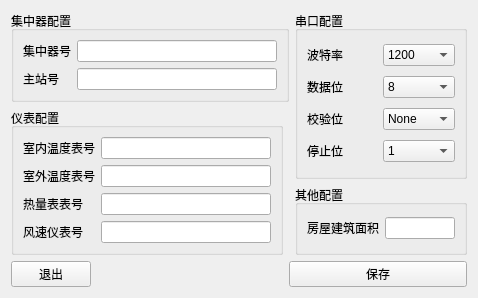
<?xml version="1.0" encoding="UTF-8"?>
<ui version="4.0">
 <class>sysconfigForm</class>
 <widget class="QWidget" name="sysconfigForm">
  <property name="geometry">
   <rect>
    <x>0</x>
    <y>0</y>
    <width>470</width>
    <height>265</height>
   </rect>
  </property>
  <property name="windowTitle">
   <string>Form</string>
  </property>
  <layout class="QGridLayout" name="gridLayout_5">
   <item row="0" column="0" colspan="3">
    <widget class="QGroupBox" name="groupBox">
     <property name="title">
      <string>集中器配置</string>
     </property>
     <layout class="QGridLayout" name="gridLayout">
      <item row="0" column="0">
       <widget class="QLabel" name="label">
        <property name="text">
         <string>集中器号</string>
        </property>
       </widget>
      </item>
      <item row="0" column="1">
       <widget class="QLineEdit" name="lineEdit_gatewayId">
        <property name="minimumSize">
         <size>
          <width>200</width>
          <height>0</height>
         </size>
        </property>
        <property name="maxLength">
         <number>12</number>
        </property>
       </widget>
      </item>
      <item row="1" column="0">
       <widget class="QLabel" name="label_2">
        <property name="text">
         <string>主站号</string>
        </property>
       </widget>
      </item>
      <item row="1" column="1">
       <widget class="QLineEdit" name="lineEdit_svrId">
        <property name="maxLength">
         <number>12</number>
        </property>
       </widget>
      </item>
     </layout>
    </widget>
   </item>
   <item row="0" column="3" rowspan="2">
    <widget class="QGroupBox" name="groupBox_3">
     <property name="title">
      <string>串口配置</string>
     </property>
     <layout class="QGridLayout" name="gridLayout_4">
      <item row="0" column="0">
       <widget class="QLabel" name="label_8">
        <property name="sizePolicy">
         <sizepolicy hsizetype="Preferred" vsizetype="Fixed">
          <horstretch>0</horstretch>
          <verstretch>0</verstretch>
         </sizepolicy>
        </property>
        <property name="text">
         <string>波特率</string>
        </property>
       </widget>
      </item>
      <item row="0" column="1">
       <widget class="QComboBox" name="baudRateComboBox">
        <property name="currentIndex">
         <number>0</number>
        </property>
        <item>
         <property name="text">
          <string>1200</string>
         </property>
        </item>
        <item>
         <property name="text">
          <string>2400</string>
         </property>
        </item>
        <item>
         <property name="text">
          <string>4800</string>
         </property>
        </item>
        <item>
         <property name="text">
          <string>9600</string>
         </property>
        </item>
        <item>
         <property name="text">
          <string>19200</string>
         </property>
        </item>
        <item>
         <property name="text">
          <string>38400</string>
         </property>
        </item>
        <item>
         <property name="text">
          <string>57600</string>
         </property>
        </item>
        <item>
         <property name="text">
          <string>115200</string>
         </property>
        </item>
       </widget>
      </item>
      <item row="1" column="0">
       <widget class="QLabel" name="label_9">
        <property name="sizePolicy">
         <sizepolicy hsizetype="Preferred" vsizetype="Fixed">
          <horstretch>0</horstretch>
          <verstretch>0</verstretch>
         </sizepolicy>
        </property>
        <property name="text">
         <string>数据位</string>
        </property>
       </widget>
      </item>
      <item row="1" column="1">
       <widget class="QComboBox" name="dataBitsComboBox">
        <property name="currentIndex">
         <number>3</number>
        </property>
        <item>
         <property name="text">
          <string>5</string>
         </property>
        </item>
        <item>
         <property name="text">
          <string>6</string>
         </property>
        </item>
        <item>
         <property name="text">
          <string>7</string>
         </property>
        </item>
        <item>
         <property name="text">
          <string>8</string>
         </property>
        </item>
       </widget>
      </item>
      <item row="2" column="0">
       <widget class="QLabel" name="label_10">
        <property name="sizePolicy">
         <sizepolicy hsizetype="Preferred" vsizetype="Fixed">
          <horstretch>0</horstretch>
          <verstretch>0</verstretch>
         </sizepolicy>
        </property>
        <property name="text">
         <string>校验位</string>
        </property>
       </widget>
      </item>
      <item row="2" column="1">
       <widget class="QComboBox" name="parityComboBox">
        <item>
         <property name="text">
          <string>None</string>
         </property>
        </item>
        <item>
         <property name="text">
          <string>Odd</string>
         </property>
        </item>
        <item>
         <property name="text">
          <string>Even</string>
         </property>
        </item>
       </widget>
      </item>
      <item row="3" column="0">
       <widget class="QLabel" name="label_11">
        <property name="sizePolicy">
         <sizepolicy hsizetype="Preferred" vsizetype="Fixed">
          <horstretch>0</horstretch>
          <verstretch>0</verstretch>
         </sizepolicy>
        </property>
        <property name="text">
         <string>停止位</string>
        </property>
       </widget>
      </item>
      <item row="3" column="1">
       <widget class="QComboBox" name="stopBitsComboBox">
        <item>
         <property name="text">
          <string>1</string>
         </property>
        </item>
        <item>
         <property name="text">
          <string>1.5</string>
         </property>
        </item>
        <item>
         <property name="text">
          <string>2</string>
         </property>
        </item>
       </widget>
      </item>
     </layout>
    </widget>
   </item>
   <item row="1" column="0" rowspan="2" colspan="2">
    <widget class="QGroupBox" name="groupBox_2">
     <property name="title">
      <string>仪表配置</string>
     </property>
     <layout class="QGridLayout" name="gridLayout_2">
      <item row="3" column="1">
       <widget class="QLineEdit" name="lineEdit_windMeterNo">
        <property name="maxLength">
         <number>14</number>
        </property>
       </widget>
      </item>
      <item row="1" column="0">
       <widget class="QLabel" name="label_4">
        <property name="text">
         <string>室外温度表号</string>
        </property>
       </widget>
      </item>
      <item row="1" column="1">
       <widget class="QLineEdit" name="lineEdit_airTempNo">
        <property name="maxLength">
         <number>14</number>
        </property>
       </widget>
      </item>
      <item row="0" column="1">
       <widget class="QLineEdit" name="lineEdit_roomTempNo">
        <property name="maxLength">
         <number>14</number>
        </property>
       </widget>
      </item>
      <item row="2" column="1">
       <widget class="QLineEdit" name="lineEdit_meterNo">
        <property name="maxLength">
         <number>14</number>
        </property>
       </widget>
      </item>
      <item row="2" column="0">
       <widget class="QLabel" name="label_5">
        <property name="text">
         <string>热量表表号</string>
        </property>
       </widget>
      </item>
      <item row="3" column="0">
       <widget class="QLabel" name="label_6">
        <property name="text">
         <string>风速仪表号</string>
        </property>
       </widget>
      </item>
      <item row="0" column="0">
       <widget class="QLabel" name="label_3">
        <property name="text">
         <string>室内温度表号</string>
        </property>
       </widget>
      </item>
     </layout>
    </widget>
   </item>
   <item row="2" column="3">
    <widget class="QGroupBox" name="groupBox_4">
     <property name="title">
      <string>其他配置</string>
     </property>
     <layout class="QGridLayout" name="gridLayout_3">
      <item row="0" column="0">
       <widget class="QLabel" name="label_7">
        <property name="text">
         <string>房屋建筑面积</string>
        </property>
       </widget>
      </item>
      <item row="0" column="1">
       <widget class="QLineEdit" name="lineEdit_roomArea">
        <property name="minimumSize">
         <size>
          <width>70</width>
          <height>0</height>
         </size>
        </property>
       </widget>
      </item>
     </layout>
    </widget>
   </item>
   <item row="3" column="0">
    <widget class="QPushButton" name="btn_exit">
     <property name="text">
      <string>退出</string>
     </property>
    </widget>
   </item>
   <item row="3" column="1">
    <spacer name="horizontalSpacer">
     <property name="orientation">
      <enum>Qt::Horizontal</enum>
     </property>
     <property name="sizeHint" stdset="0">
      <size>
       <width>186</width>
       <height>20</height>
      </size>
     </property>
    </spacer>
   </item>
   <item row="3" column="2" colspan="2">
    <widget class="QPushButton" name="btn_save">
     <property name="text">
      <string>保存</string>
     </property>
    </widget>
   </item>
  </layout>
 </widget>
 <resources/>
 <connections/>
</ui>
